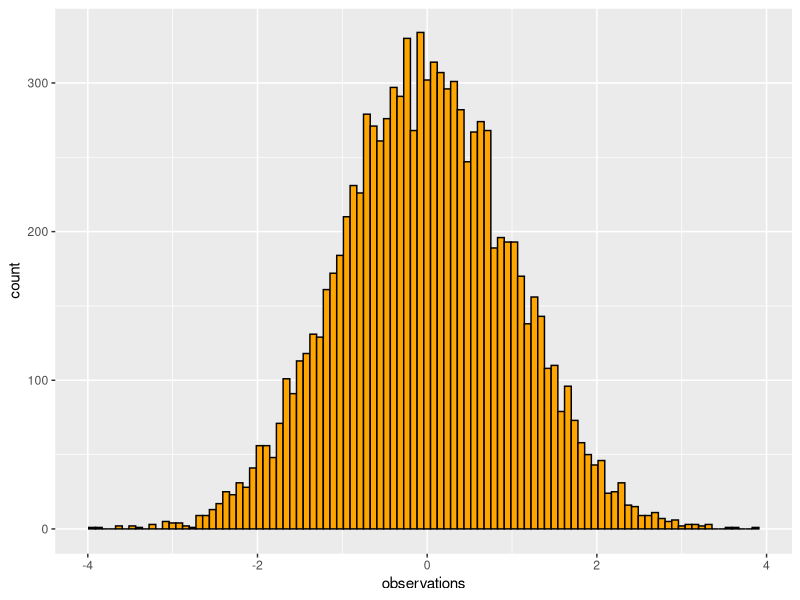
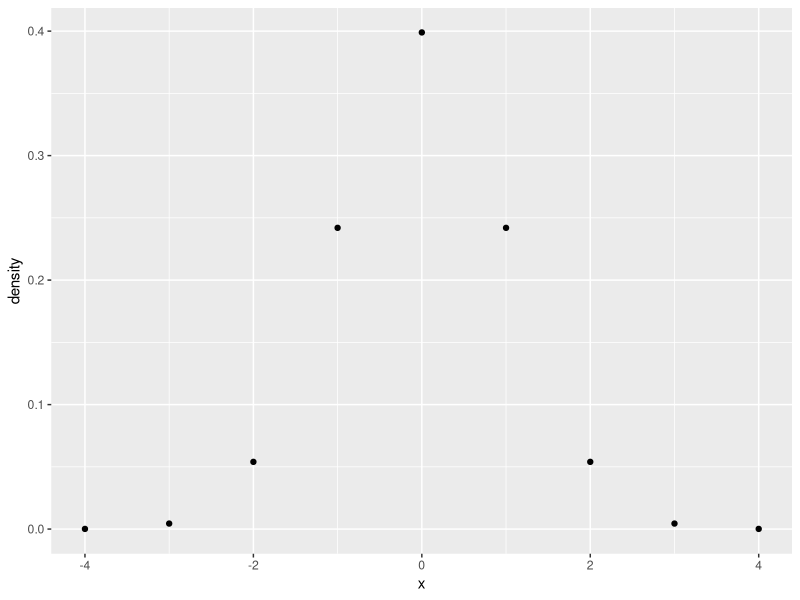
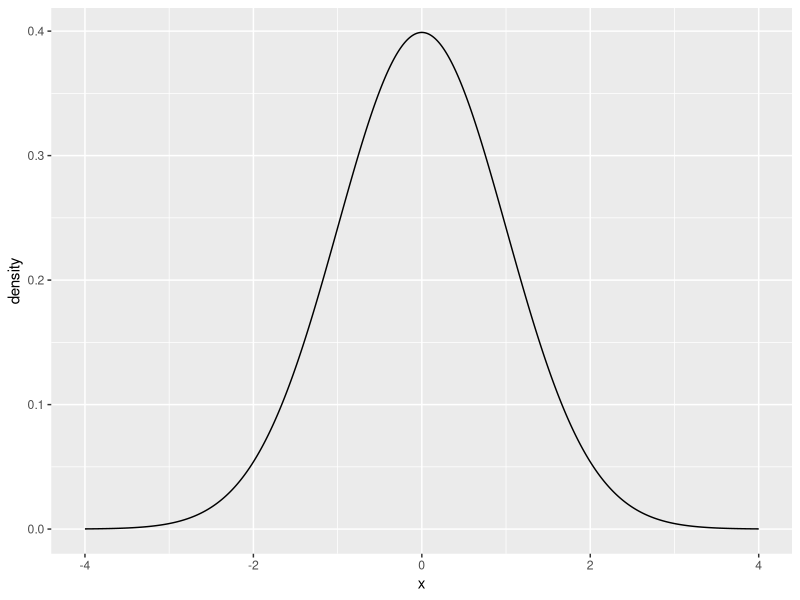
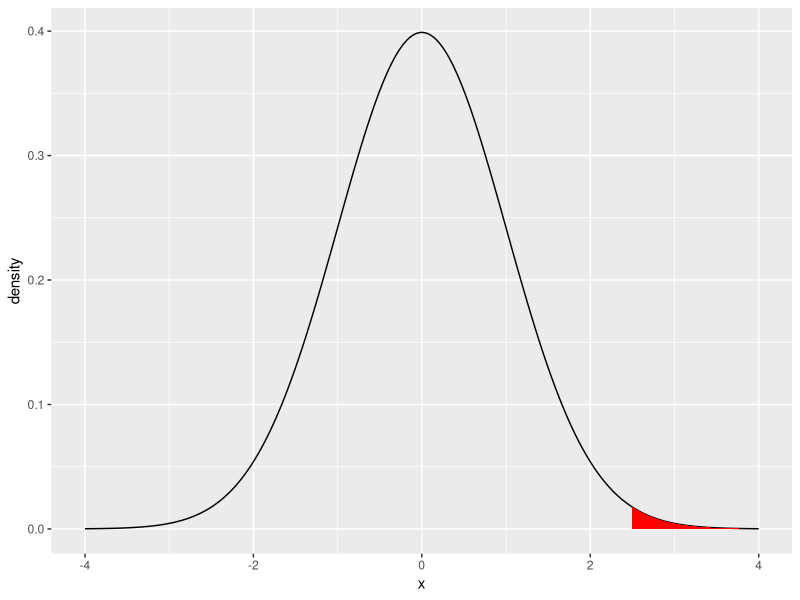
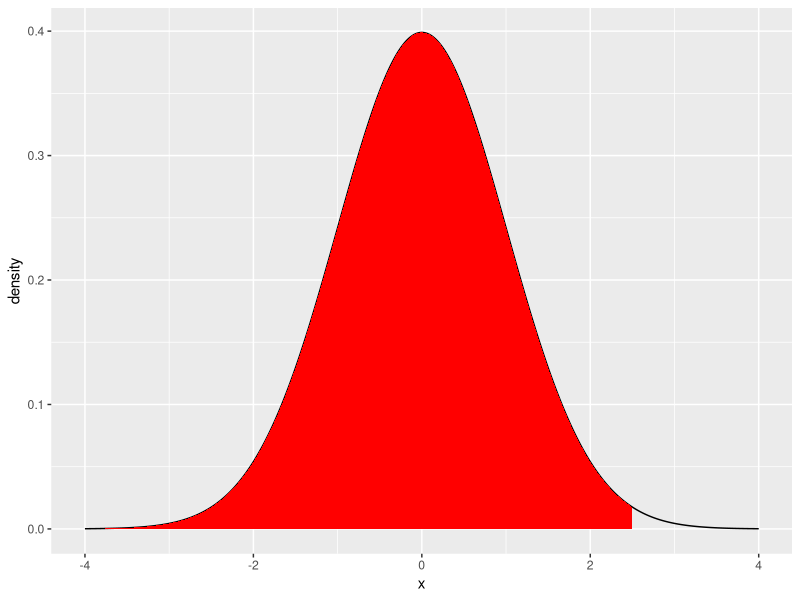
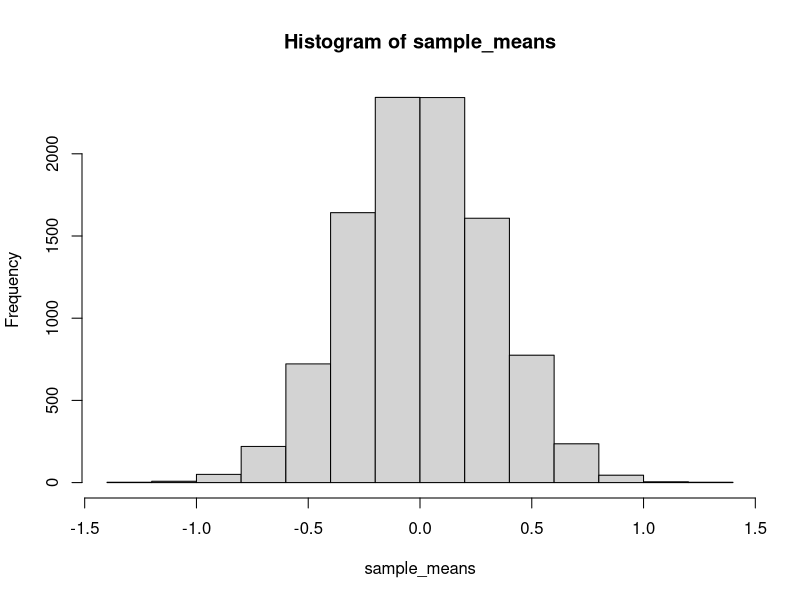

The R script that drew these images, in order:
## ---- chunk 1
knitr::opts_chunk$set(
  collapse = TRUE,
  comment = "#>"
)
## ---- chunk 2
rnorm(n=10, mean = 0, sd = 1)
## ---- chunk 3
library(ggplot2)
some_data <- data.frame(observations = rnorm(n=10000, mean = 0, sd = 1),
                        type = "A")

ggplot(some_data, aes(x=observations)) +
  geom_histogram(bins=100, color="black", 
                 fill= 'orange')

## ---- chunk 4
some_data$observations[some_data$observations > 2.5]
length(some_data$observations[some_data$observations > 2.5])
length(some_data$observations[some_data$observations > 2.5])/10000
## ---- chunk 5
rnorm(n=10, mean = 0, sd = 1)
## ---- chunk 6
library(ggplot2)
some_data <- data.frame(density = dnorm(-4:4, mean = 0, sd = 1),
                        x = -4:4)

knitr::kable(some_data)

ggplot(some_data, aes(x=x, y=density)) +
  geom_point()

## ---- chunk 7
some_data <- data.frame(density = dnorm(seq(-4,4,.001), mean = 0, sd = 1),
                        x = seq(-4,4,.001))

ggplot(some_data, aes(x=x, y=density)) +
  geom_line()

## ---- chunk 8
library(dplyr)
some_data <- data.frame(density = dnorm(seq(-4,4,.001), mean = 0, sd = 1),
                        x = seq(-4,4,.001))

region_data <- some_data %>%
  filter(x > 2.5)

ggplot(some_data, aes(x=x, y=density)) +
  geom_line()+
  geom_ribbon(data = region_data, 
              fill = "red",
              aes(ymin=0,ymax=density))
## ---- chunk 9
pnorm(2.5, mean=0, sd = 1)
## ---- chunk 10
some_data <- data.frame(density = dnorm(seq(-4,4,.001), mean = 0, sd = 1),
                        x = seq(-4,4,.001))
region_data <- some_data %>%
  filter(x < 2.5)

ggplot(some_data, aes(x=x, y=density)) +
  geom_line()+
  geom_ribbon(data = region_data, 
              fill = "red",
              aes(ymin=0,ymax=density))
## ---- chunk 11
1 - pnorm(2.5, mean=0, sd = 1)

pnorm(2.5, mean=0, sd = 1, lower.tail=FALSE)
## ---- chunk 12
qnorm(.25, mean= 0, sd =1)
## ---- chunk 13
qnorm(.5, mean= 0, sd =1)
## ---- chunk 14
qnorm(.95, mean= 0, sd =1, lower.tail = FALSE)

qnorm(.05, mean = 0 , sd =1, lower.tail = FALSE)
## ---- chunk 15
mean(rnorm(10, mean=0, sd =1))
## ---- chunk 16
mean(rnorm(10, mean=0, sd =1))
mean(rnorm(10, mean=0, sd =1))
mean(rnorm(10, mean=0, sd =1))
mean(rnorm(10, mean=0, sd =1))
mean(rnorm(10, mean=0, sd =1))
## ---- chunk 17
sample_means <- replicate(10000, mean(rnorm(10,0,1)))
hist(sample_means)
## ---- chunk 18
sample_means <- replicate(10000, mean(rnorm(10,0,1)))
sd(sample_means)
## ---- chunk 19
# simulation SEM
sample_means <- replicate(10000, mean(rnorm(10,0,1)))
sd(sample_means)

# analytic SEM

1/sqrt(10)

